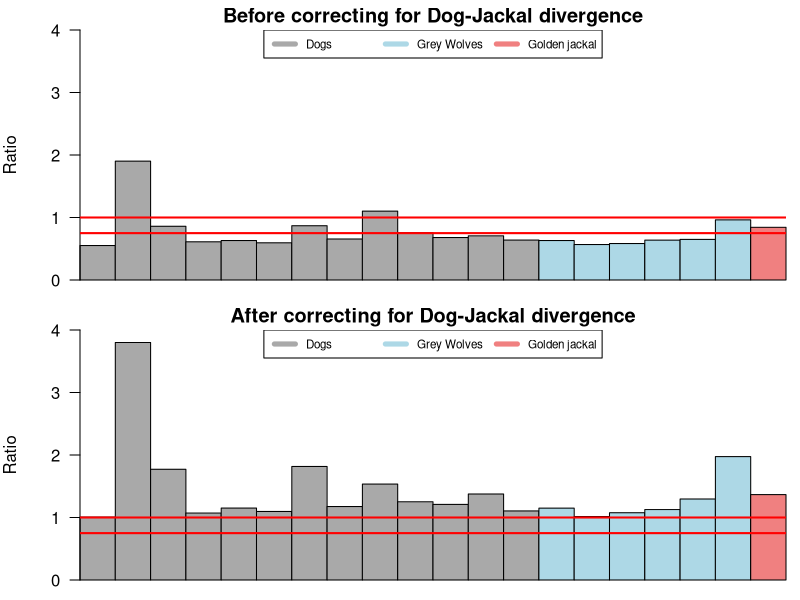

Recreate this plot in R.
tiff("/home/tanya/tmp/020117_temp/autosomes_PAR_ratio.tiff", width=480, height = 480)
par(mfrow=c(2,1), mar=c(1, 4, 1.5, 0.7))
# pre correcting for divergence

autosomes_PAR_ratio <- c(0.5517239212, 1.901717963, 0.8597699447, 0.6110750262, 0.6317765222, 0.5952700628, 0.8685346758, 0.6559384122, 1.102114518, 0.7574071375, 0.6797406256, 0.7068334889, 0.639054363, 0.6312471551, 0.5674664284, 0.5831743973, 0.6378161606, 0.6497687161, 0.9620966977, 0.8433651062)

barplot(autosomes_PAR_ratio, width = 0.5, las=1, space = 0, col=c("darkgray", "darkgray", "darkgray", "darkgray", "darkgray", "darkgray", "darkgray", "darkgray", "darkgray", "darkgray", "darkgray", "darkgray", "darkgray", "lightblue", "lightblue", "lightblue", "lightblue", "lightblue", "lightblue", "lightcoral"), ylim=c(0, 4), main="Before correcting for Dog-Jackal divergence", ylab="Ratio", xaxs="i", yaxs="i")
abline(h=0.75, col="red", lwd=2)
abline(h=1, col="red", lwd=2)

legend("top", inset=0, legend=c("Dogs", "Grey Wolves", "Golden jackal"), col=c("darkgray","lightblue", "lightcoral"), lwd=5, cex=.7, horiz = TRUE)


# post correcting for divergence

autosomes_PAR_ratio <- c(1.005816733, 3.800004654, 1.771447806, 1.071631401, 1.151167355, 1.096659926, 1.816350728, 1.175512118, 1.534718973, 1.251540881, 1.209663938, 1.375905964, 1.105177797, 1.1495525, 1.015740135, 1.076067037, 1.127059395, 1.295895789, 1.974611083, 1.366153714)

barplot(autosomes_PAR_ratio, width = 0.5, las=1, space = 0, col=c("darkgray", "darkgray", "darkgray", "darkgray", "darkgray", "darkgray", "darkgray", "darkgray", "darkgray", "darkgray", "darkgray", "darkgray", "darkgray", "lightblue", "lightblue", "lightblue", "lightblue", "lightblue", "lightblue", "lightcoral"), ylim=c(0, 4), main="After correcting for Dog-Jackal divergence", ylab="Ratio", xaxs="i", yaxs="i")
abline(h=0.75, col="red", lwd=2)
abline(h=1, col="red", lwd=2)

legend("top", legend=c("Dogs", "Grey Wolves", "Golden jackal"), col=c("darkgray","lightblue", "lightcoral"), lwd=5, cex=.7, horiz = TRUE)
dev.off()